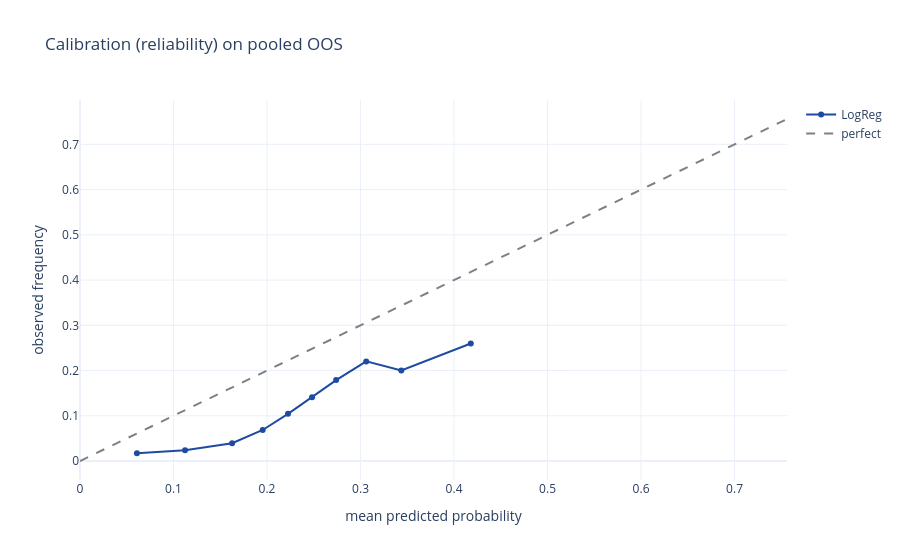

The notebook cell saved with this chart:
### Markdown cell above
## 3 - Pooled out-of-time predictions + calibration

Pool the per-fold OOS predictions into one large decision-aligned sample, then report pooled KPIs and the **reliability curve** (the probabilities feed the overbooking decision, so calibration matters as much as ranking).

### Code cell
_step("pooled out-of-time predictions...")
oos = T.walk_forward_predict("logreg", n_folds=12)
yv, pv = oos["y_true"].to_numpy(), oos["y_prob"].to_numpy()
print(f"pooled OOS: n={len(oos):,}  base-rate={yv.mean():.3f}  | "
      f"AUC={roc_auc_score(yv,pv):.4f}  AP={average_precision_score(yv,pv):.4f}  "
      f"Brier={brier_score_loss(yv,pv):.4f}")
from sklearn.calibration import calibration_curve
frac_pos, mean_pred = calibration_curve(yv, pv, n_bins=10, strategy="quantile")
fig = go.Figure()
fig.add_scatter(x=mean_pred, y=frac_pos, mode="lines+markers", name="LogReg", line=dict(color=BRAND["blue"]))
fig.add_scatter(x=[0, float(pv.max())], y=[0, float(pv.max())], mode="lines",
                name="perfect", line=dict(color="grey", dash="dash"))
fig.update_layout(title="Calibration (reliability) on pooled OOS",
                  xaxis_title="mean predicted probability", yaxis_title="observed frequency")
fig.show()

### Figure 1 — Plotly figure (JSON) as saved in the notebook; plotly's stock layout.template omitted (floating-point values rounded to 4 significant figures)
{"data": [{"line": {"color": "#1E4BA1"}, "mode": "lines+markers", "name": "LogReg", "type": "scatter", "x": [0.06087, 0.1123, 0.1627, 0.1954, 0.2224, 0.2482, 0.2739, 0.3061, 0.3436, 0.4179], "y": [0.01724, 0.02393, 0.03934, 0.06859, 0.1043, 0.1408, 0.1789, 0.2202, 0.2, 0.2598]}, {"line": {"color": "grey", "dash": "dash"}, "mode": "lines", "name": "perfect", "type": "scatter", "x": [0, 0.7561], "y": [0, 0.7561]}], "layout": {"title": {"text": "Calibration (reliability) on pooled OOS"}, "xaxis": {"title": {"text": "mean predicted probability"}}, "yaxis": {"title": {"text": "observed frequency"}}}}
